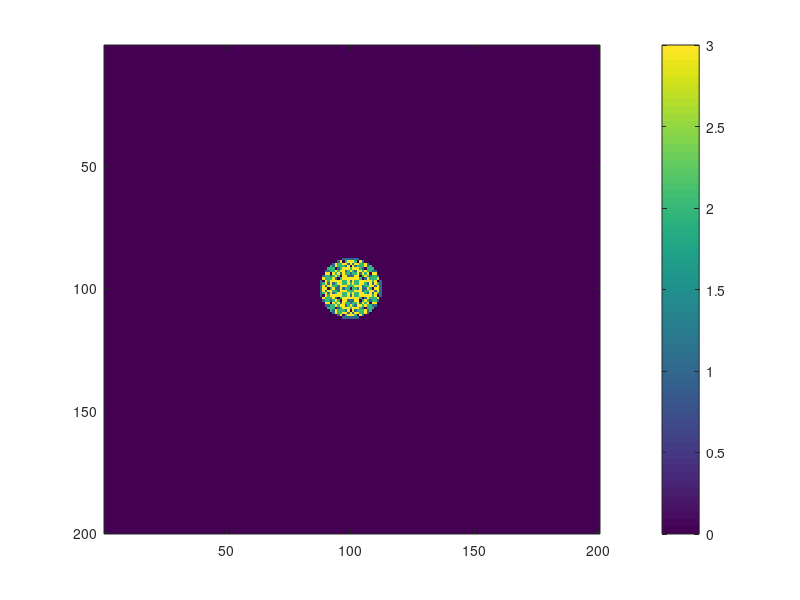

Here is the MATLAB script that generated this plot: (Note: this script raises an error after producing the figure.)
clc;clear;
number_sand = 100000;
N=200;% table length
M=200;% table width
sand_pile = zeros(N,M);

interval=1000; % every 1000 sand drops polt a graph.
frames(number_sand/interval)=struct('cdata',[],'colormap',[]);
b=1; %index of images


for i=1:number_sand 
    sand_pile(ceil(N/2),ceil(M/2)) = sand_pile(ceil(N/2),ceil(M/2)) +1;
    [x_coord_tops,y_coord_tops] = find(sand_pile>3);
    number_top = length(x_coord_tops);
    while number_top > 0
        for j = 1: number_top
            if x_coord_tops(j)==1 || y_coord_tops(j)==1 || x_coord_tops(j)==N || y_coord_tops(j)==M           
            sand_pile(x_coord_tops(j),y_coord_tops(j))=sand_pile(x_coord_tops(j),y_coord_tops(j))-4;
                if x_coord_tops(j)+1 <= N
            sand_pile(x_coord_tops(j)+1,y_coord_tops(j))=sand_pile(x_coord_tops(j)+1,y_coord_tops(j))+1;
                end
                if x_coord_tops(j)-1 >= 1
            sand_pile(x_coord_tops(j)-1,y_coord_tops(j))=sand_pile(x_coord_tops(j)-1,y_coord_tops(j))+1;
                end
                if y_coord_tops(j)+1 <= M
            sand_pile(x_coord_tops(j),y_coord_tops(j)+1)=sand_pile(x_coord_tops(j),y_coord_tops(j)+1)+1;
                end
                if y_coord_tops(j)-1 >= 1
            sand_pile(x_coord_tops(j),y_coord_tops(j)-1)=sand_pile(x_coord_tops(j),y_coord_tops(j)-1)+1;
                end
            else
            sand_pile(x_coord_tops(j),y_coord_tops(j))=sand_pile(x_coord_tops(j),y_coord_tops(j))-4;
            sand_pile(x_coord_tops(j)+1,y_coord_tops(j))=sand_pile(x_coord_tops(j)+1,y_coord_tops(j))+1;
            sand_pile(x_coord_tops(j)-1,y_coord_tops(j))=sand_pile(x_coord_tops(j)-1,y_coord_tops(j))+1;
            sand_pile(x_coord_tops(j),y_coord_tops(j)+1)=sand_pile(x_coord_tops(j),y_coord_tops(j)+1)+1;
            sand_pile(x_coord_tops(j),y_coord_tops(j)-1)=sand_pile(x_coord_tops(j),y_coord_tops(j)-1)+1;
            end
        end
        [x_coord_tops,y_coord_tops] = find(sand_pile>3);
        number_top = length(x_coord_tops);
    end
    
    if mod(i,interval)==0 %for each time statisfy the interval,draw graph.
        image(sand_pile,'CDataMapping','scaled')
        colorbar
        graphsetting([0.2 0.1 0.6 0.8]); %percentage of the graph size corresponding to computer screen.
        str=['number of sand: ',sprintf('%d',i)];
        set(text(0,0,str),'interpreter','latex','HorizontalAlignment','left');    
        drawnow;
        frames(b) = getframe(gcf);
        b=b+1;
    end

end

Video = VideoWriter('middle','MPEG-4');
open(Video);
writeVideo(Video,frames)
close(Video);

function graphsetting(setting)
    set(0,'units','centimeters') % we want to get unit in cm.
    computerscreensize=get(0,'screensize');  
    Length = computerscreensize(3); %length of computer screen
    Height = computerscreensize(4); %height of computer screen
    position=[setting(1)*Length setting(2)*Height setting(3)*Length setting(4)*Height];
    set(gcf,'units','centimeters','position',position); %Set the position & size of graph.
end
